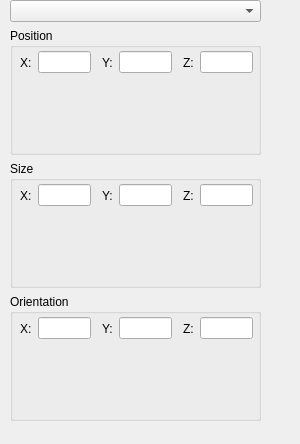
            <widget class="QWidget" name="pageGeo">
             <property name="geometry">
              <rect>
               <x>0</x>
               <y>0</y>
               <width>300</width>
               <height>444</height>
              </rect>
             </property>
             <attribute name="label">
              <string>Geometry</string>
             </attribute>
             <widget class="QWidget" name="layoutWidget_2">
              <property name="geometry">
               <rect>
                <x>10</x>
                <y>0</y>
                <width>251</width>
                <height>421</height>
               </rect>
              </property>
              <layout class="QVBoxLayout" name="verticalLayout_Toolbox">
               <item>
                <widget class="QComboBox" name="comboBoxGeo"/>
               </item>
               <item>
                <layout class="QVBoxLayout" name="verticalLayout_PlaceHolder">
                 <property name="sizeConstraint">
                  <enum>QLayout::SetNoConstraint</enum>
                 </property>
                </layout>
               </item>
               <item>
                <widget class="QGroupBox" name="groupBox">
                 <property name="title">
                  <string>Position</string>
                 </property>
                 <widget class="QWidget" name="layout8">
                  <property name="geometry">
                   <rect>
                    <x>10</x>
                    <y>20</y>
                    <width>233</width>
                    <height>29</height>
                   </rect>
                  </property>
                  <layout class="QHBoxLayout" name="_2">
                   <item>
                    <widget class="QLabel" name="txtLableX">
                     <property name="text">
                      <string>X:</string>
                     </property>
                     <property name="wordWrap">
                      <bool>false</bool>
                     </property>
                    </widget>
                   </item>
                   <item>
                    <widget class="QLineEdit" name="edtGeoPosX">
                     <property name="minimumSize">
                      <size>
                       <width>40</width>
                       <height>0</height>
                      </size>
                     </property>
                     <property name="toolTip">
                      <string>x-position</string>
                     </property>
                     <property name="inputMask">
                      <string comment="nur double-Werte mit Vorzeichen"/>
                     </property>
                     <property name="text">
                      <string/>
                     </property>
                    </widget>
                   </item>
                   <item>
                    <spacer name="spacer4_3_2">
                     <property name="orientation">
                      <enum>Qt::Horizontal</enum>
                     </property>
                     <property name="sizeType">
                      <enum>QSizePolicy::Minimum</enum>
                     </property>
                     <property name="sizeHint" stdset="0">
                      <size>
                       <width>5</width>
                       <height>20</height>
                      </size>
                     </property>
                    </spacer>
                   </item>
                   <item>
                    <widget class="QLabel" name="txtLableY">
                     <property name="text">
                      <string>Y:</string>
                     </property>
                     <property name="wordWrap">
                      <bool>false</bool>
                     </property>
                    </widget>
                   </item>
                   <item>
                    <widget class="QLineEdit" name="edtGeoPosY">
                     <property name="minimumSize">
                      <size>
                       <width>40</width>
                       <height>0</height>
                      </size>
                     </property>
                     <property name="toolTip">
                      <string>y-position</string>
                     </property>
                     <property name="inputMask">
                      <string/>
                     </property>
                    </widget>
                   </item>
                   <item>
                    <spacer name="spacer4_3_3">
                     <property name="orientation">
                      <enum>Qt::Horizontal</enum>
                     </property>
                     <property name="sizeType">
                      <enum>QSizePolicy::Minimum</enum>
                     </property>
                     <property name="sizeHint" stdset="0">
                      <size>
                       <width>5</width>
                       <height>20</height>
                      </size>
                     </property>
                    </spacer>
                   </item>
                   <item>
                    <widget class="QLabel" name="txtLableZ">
                     <property name="text">
                      <string>Z:</string>
                     </property>
                     <property name="wordWrap">
                      <bool>false</bool>
                     </property>
                    </widget>
                   </item>
                   <item>
                    <widget class="QLineEdit" name="edtGeoPosZ">
                     <property name="minimumSize">
                      <size>
                       <width>40</width>
                       <height>0</height>
                      </size>
                     </property>
                     <property name="toolTip">
                      <string>z-position</string>
                     </property>
                     <property name="inputMask">
                      <string/>
                     </property>
                    </widget>
                   </item>
                  </layout>
                 </widget>
                </widget>
               </item>
               <item>
                <widget class="QGroupBox" name="groupBox_2">
                 <property name="title">
                  <string>Size</string>
                 </property>
                 <property name="flat">
                  <bool>false</bool>
                 </property>
                 <property name="checkable">
                  <bool>false</bool>
                 </property>
                 <widget class="QWidget" name="layout7">
                  <property name="geometry">
                   <rect>
                    <x>10</x>
                    <y>20</y>
                    <width>233</width>
                    <height>29</height>
                   </rect>
                  </property>
                  <layout class="QHBoxLayout" name="_3">
                   <item>
                    <widget class="QLabel" name="txtLableX_2">
                     <property name="text">
                      <string>X:</string>
                     </property>
                     <property name="wordWrap">
                      <bool>false</bool>
                     </property>
                    </widget>
                   </item>
                   <item>
                    <widget class="QLineEdit" name="edtGeoSizeX">
                     <property name="minimumSize">
                      <size>
                       <width>40</width>
                       <height>0</height>
                      </size>
                     </property>
                     <property name="toolTip">
                      <string>x-position</string>
                     </property>
                     <property name="inputMask">
                      <string/>
                     </property>
                     <property name="text">
                      <string/>
                     </property>
                    </widget>
                   </item>
                   <item>
                    <spacer name="spacer4_3">
                     <property name="orientation">
                      <enum>Qt::Horizontal</enum>
                     </property>
                     <property name="sizeType">
                      <enum>QSizePolicy::Minimum</enum>
                     </property>
                     <property name="sizeHint" stdset="0">
                      <size>
                       <width>5</width>
                       <height>20</height>
                      </size>
                     </property>
                    </spacer>
                   </item>
                   <item>
                    <widget class="QLabel" name="txtLableY_2">
                     <property name="text">
                      <string>Y:</string>
                     </property>
                     <property name="wordWrap">
                      <bool>false</bool>
                     </property>
                    </widget>
                   </item>
                   <item>
                    <widget class="QLineEdit" name="edtGeoSizeY">
                     <property name="minimumSize">
                      <size>
                       <width>40</width>
                       <height>0</height>
                      </size>
                     </property>
                     <property name="toolTip">
                      <string>y-position</string>
                     </property>
                     <property name="inputMask">
                      <string/>
                     </property>
                    </widget>
                   </item>
                   <item>
                    <spacer name="spacer4_4">
                     <property name="orientation">
                      <enum>Qt::Horizontal</enum>
                     </property>
                     <property name="sizeType">
                      <enum>QSizePolicy::Minimum</enum>
                     </property>
                     <property name="sizeHint" stdset="0">
                      <size>
                       <width>5</width>
                       <height>20</height>
                      </size>
                     </property>
                    </spacer>
                   </item>
                   <item>
                    <widget class="QLabel" name="txtLableZ_2">
                     <property name="text">
                      <string>Z:</string>
                     </property>
                     <property name="wordWrap">
                      <bool>false</bool>
                     </property>
                    </widget>
                   </item>
                   <item>
                    <widget class="QLineEdit" name="edtGeoSizeZ">
                     <property name="minimumSize">
                      <size>
                       <width>40</width>
                       <height>0</height>
                      </size>
                     </property>
                     <property name="toolTip">
                      <string>z-position</string>
                     </property>
                     <property name="inputMask">
                      <string/>
                     </property>
                    </widget>
                   </item>
                  </layout>
                 </widget>
                </widget>
               </item>
               <item>
                <widget class="QGroupBox" name="groupBox_3">
                 <property name="title">
                  <string>Orientation</string>
                 </property>
                 <widget class="QWidget" name="layout5">
                  <property name="geometry">
                   <rect>
                    <x>10</x>
                    <y>20</y>
                    <width>233</width>
                    <height>29</height>
                   </rect>
                  </property>
                  <layout class="QHBoxLayout" name="_4">
                   <item>
                    <widget class="QLabel" name="txtLableX_2_2">
                     <property name="text">
                      <string>X:</string>
                     </property>
                     <property name="wordWrap">
                      <bool>false</bool>
                     </property>
                    </widget>
                   </item>
                   <item>
                    <widget class="QLineEdit" name="edtGeoOriX">
                     <property name="minimumSize">
                      <size>
                       <width>40</width>
                       <height>0</height>
                      </size>
                     </property>
                     <property name="toolTip">
                      <string>x-position</string>
                     </property>
                     <property name="inputMask">
                      <string/>
                     </property>
                     <property name="text">
                      <string/>
                     </property>
                    </widget>
                   </item>
                   <item>
                    <spacer name="spacer4">
                     <property name="orientation">
                      <enum>Qt::Horizontal</enum>
                     </property>
                     <property name="sizeType">
                      <enum>QSizePolicy::Minimum</enum>
                     </property>
                     <property name="sizeHint" stdset="0">
                      <size>
                       <width>5</width>
                       <height>20</height>
                      </size>
                     </property>
                    </spacer>
                   </item>
                   <item>
                    <widget class="QLabel" name="txtLableY_2_2">
                     <property name="text">
                      <string>Y:</string>
                     </property>
                     <property name="wordWrap">
                      <bool>false</bool>
                     </property>
                    </widget>
                   </item>
                   <item>
                    <widget class="QLineEdit" name="edtGeoOriY">
                     <property name="minimumSize">
                      <size>
                       <width>40</width>
                       <height>0</height>
                      </size>
                     </property>
                     <property name="toolTip">
                      <string>y-position</string>
                     </property>
                     <property name="inputMask">
                      <string/>
                     </property>
                    </widget>
                   </item>
                   <item>
                    <spacer name="spacer4_2">
                     <property name="orientation">
                      <enum>Qt::Horizontal</enum>
                     </property>
                     <property name="sizeType">
                      <enum>QSizePolicy::Minimum</enum>
                     </property>
                     <property name="sizeHint" stdset="0">
                      <size>
                       <width>5</width>
                       <height>20</height>
                      </size>
                     </property>
                    </spacer>
                   </item>
                   <item>
                    <widget class="QLabel" name="txtLableZ_2_2">
                     <property name="text">
                      <string>Z:</string>
                     </property>
                     <property name="wordWrap">
                      <bool>false</bool>
                     </property>
                    </widget>
                   </item>
                   <item>
                    <widget class="QLineEdit" name="edtGeoOriZ">
                     <property name="minimumSize">
                      <size>
                       <width>40</width>
                       <height>0</height>
                      </size>
                     </property>
                     <property name="toolTip">
                      <string>z-position</string>
                     </property>
                     <property name="inputMask">
                      <string/>
                     </property>
                    </widget>
                   </item>
                  </layout>
                 </widget>
                </widget>
               </item>
              </layout>
             </widget>
            </widget>
